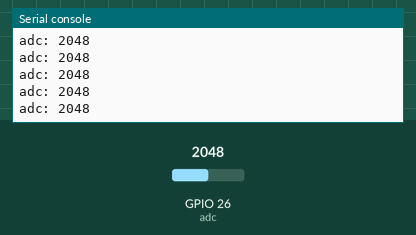
Recording of a program running on a simulated ESP32 board running MicroPython. On the bench: the last lines printed to the serial console. Inputs (shaded band) come from the test bench; at power-on: GPIO 26 (adc) = 2048 (analog values on the 0–4095 scale).

Above: at 1.2 s.
1.3 s: GPIO 26 (adc) set to 2866
At 1.31 s:
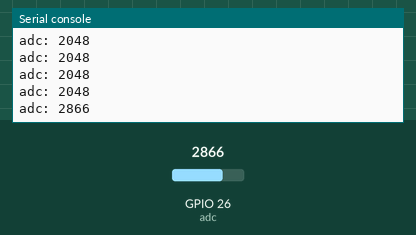
2.8 s: GPIO 26 (adc) set to 3603
At 2.81 s:
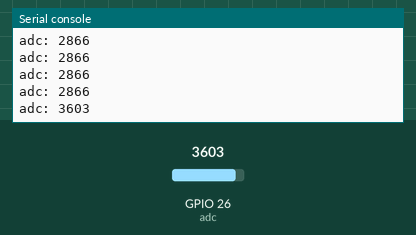
Timing chart, 0 to 5.8 s (numbered marks = the images above; inputs shaded):
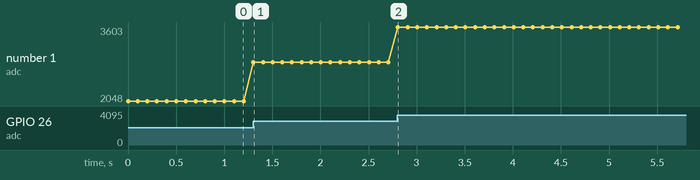

Measured:
- after the input at 1.3 s, the serial console: prints a new line at once (image 1)
- after the input at 2.8 s, the serial console: prints a new line at once (image 2)
- plotted number 1: 2048 → 2866 after the input at 1.3 s, 2866 → 3603 after the input at 2.8 s

The program:

1.__Shell______.py
```python
'''
该程序说明：在 Shell 中显示 ADC 的值
在线文档：https://docs.geeksman.com/esp32/MicroPython/11.esp32-micropython-adc.html
'''
import time
from machine import Pin, ADC


# 定义 ADC 对象
adc = ADC(Pin(26))

# 配置衰减器 11db
adc.atten(ADC.ATTN_11DB)

while True:
    print(f'adc: {adc.read()}')
    time.sleep(0.1)
```
